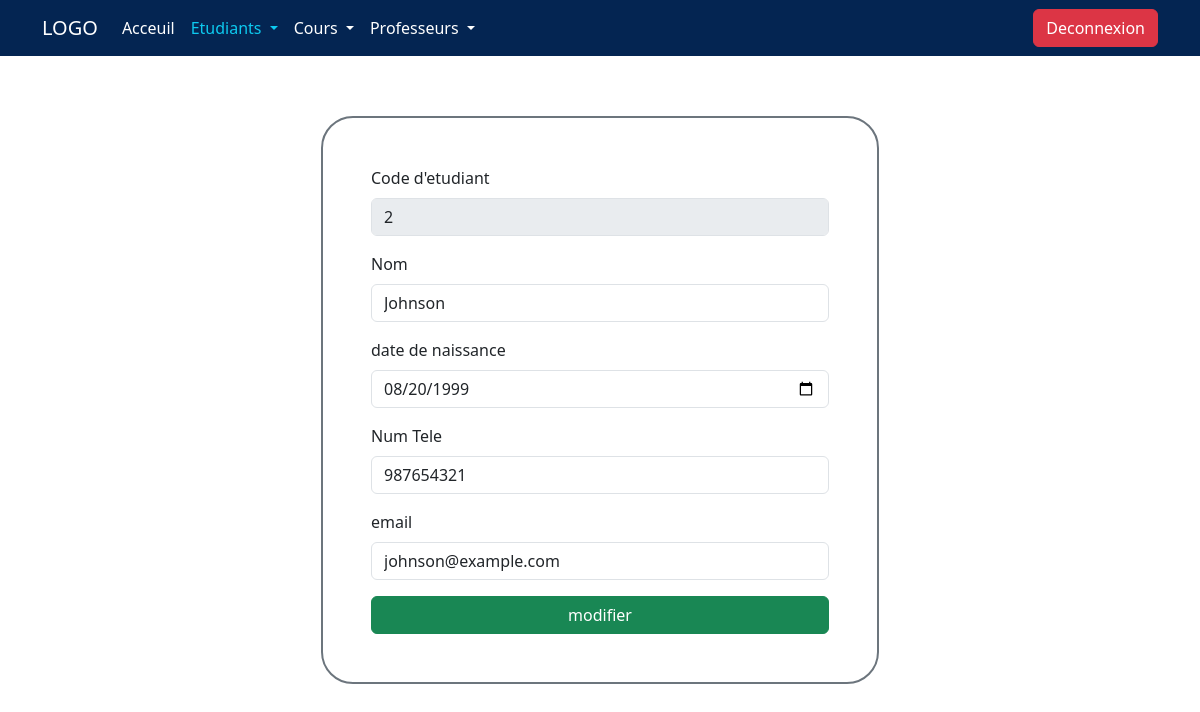
Page /grade-management-system-v-finale/admin/etudiant/updateEtd.php?id=2 (signed in) on the committed database.
### tables this page shows
CREATE TABLE `etudiant` (
  `CodeEtudiant` int(11) NOT NULL,
  `Nom` varchar(50) DEFAULT NULL,
  `Date_naiss` date DEFAULT NULL,
  `Tel` varchar(20) DEFAULT NULL,
  `mail` varchar(50) DEFAULT NULL
);

### grade-management-system-v-finale/admin/etudiant/updateEtd.php (the view, shortened to what this page needs)
<!DOCTYPE html>
<html lang="en">
<head>
    <link href="https://cdn.jsdelivr.net/npm/bootstrap@5.3.0/dist/css/bootstrap.min.css" rel="stylesheet" >
    <link rel="stylesheet" href="../../style.css">
</head>
<body>
<nav class="navbar navbar-expand-lg bg-primary fixed-top">
            <div class="container">
                <a class="navbar-brand text-white" href="../index.php">LOGO</a>
                <div class="collapse navbar-collapse" id="navbarSupportedContent">
                    <ul class="navbar-nav me-auto mb-2 mb-lg-0 ">
                        <li class="nav-item ">
                            <a class="nav-link active text-white " aria-current="page" href="../index.php">Acceuil</a>
                        </li>
                        <li class="nav-item dropdown">
                            <a class="nav-link  text-info dropdown-toggle"  role="button" data-bs-toggle="dropdown" aria-expanded="false">
                                Etudiants
                            </a>
                        </li>
                        <li class="nav-item dropdown">
                            <a class="nav-link  text-white dropdown-toggle" href="../cours/index.php" role="button" data-bs-toggle="dropdown" aria-expanded="false">
                                Cours
                            </a>
                        </li>
                        <li class="nav-item dropdown">
                            <a class="nav-link  text-white dropdown-toggle" href="index.php" role="button" data-bs-toggle="dropdown" aria-expanded="false">
                                Professeurs
                            </a>
                        </li>
                    </ul>
                </div>
                <div><a class="btn btn-primary btn-danger " href="../deconexion.php" role="button">Deconnexion</a></div>
            </div>
    </nav>
    <div class="container ">
            <form method="post"class="d-flex flex-column justify-content-center align-items-center vh-100" >
                <div class="border border-2 border-secondary rounded-5 p-5 w-50">
                    <?php
                        $conn = new PDO( 'mysql:host=localhost;dbname=notes' , 'root' , '' );
                        $sqlStmt = $conn->prepare( "SELECT * FROM etudiant WHERE CodeEtudiant = ? ");
                        $sqlStmt->execute([ $_GET['id'] ]);
                        $etdExact = $sqlStmt->fetch(PDO::FETCH_ASSOC) ;
                    ?>
                    <div class="mb-3">
                        <label  class="form-label">Code d'etudiant</label>
                        <input disabled value="<?= $etdExact['CodeEtudiant'] ?>" type="text" class="form-control"  aria-describedby="emailHelp" name="CodeEtudiant" >
                    </div>
                    <div class="mb-3">
                        <label  class="form-label" >Nom</label>
                        <input type="text" value="<?= $etdExact['Nom'] ?>" name="Nom" class="form-control" >
                    </div>
                    <div class="mb-3">
                        <label  class="form-label" >date de naissance</label>
                        <input type="date" value="<?= $etdExact['Date_naiss'] ?>" name="Date_naiss" class="form-control" >
                    </div>
                    <div class="mb-3">
                        <label  class="form-label" >Num Tele</label>
                        <input type="text" value="<?= $etdExact['Tel'] ?>" name="tele" class="form-control" >
                    </div>
                    <div class="mb-3">
                        <label  class="form-label" >email</label>
                        <input type="email" value="<?= $etdExact['mail'] ?>" name="mail" class="form-control" >
                    </div>
                    <input type="submit" value="modifier" class="btn btn-success w-100" name="modifier" >
                </div>
            </form>
    </div>
</body>
</html>

### grade-management-system-v-finale/style.css (style rules this page uses)
.bg-primary { background-color: rgb(4, 37, 82 , 1) !important ; color: white; }

### rows in the picture
etudiant: CodeEtudiant "2", Nom "Johnson", Date_naiss "08/20/1999", tele "987654321", mail "johnson@example.com"
